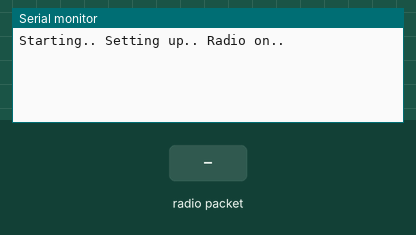
Bench run of a sketch on a simulated Arduino Uno, built with avr-gcc and run on an emulated ATmega328P. On the bench: the last lines printed to the serial monitor. The inputs (shaded band) are chosen by the test bench. No radio packets arrive unless stated.

Above: at 1.2 s.
1.3 s: radio packet "1" arrives
At 2.5 s:
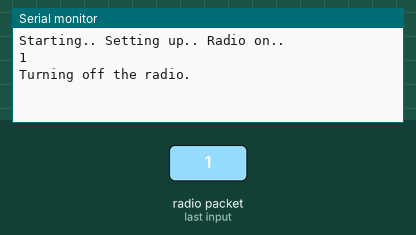
2.8 s: radio packet "0" arrives
At 3.5 s:
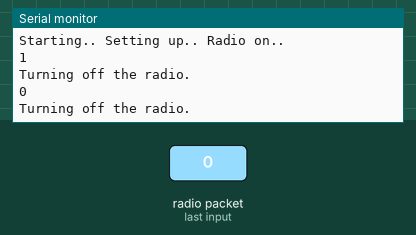
4.3 s: radio packet "2" arrives
At 5.7 s:
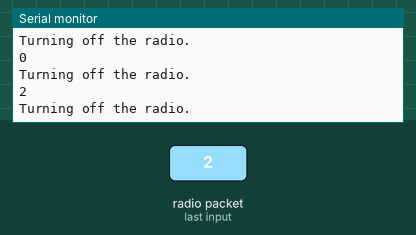

Measured:
- after the input at 1.3 s, the serial monitor: prints a new line at once (image 1)
- after the input at 2.8 s, the serial monitor: prints a new line at once (image 2)
- after the input at 4.3 s, the serial monitor: prints a new line at once (image 3)

The sketch:

Ard_SPI_RX.ino
```cpp
#include <SPI.h>
#include <RF24.h>


RF24 radio(9, 10);


void setup() {
  // put your setup code here, to run once:
  while (!Serial);

  Serial.begin(9600);
  Serial.println("Starting.. Setting up.. Radio on.."); // debug message

  radio.begin(); // start radio at ce pin 9, csn pin 10
  radio.setPALevel(RF24_PA_MAX);
  radio.setDataRate(RF24_1MBPS);
  radio.setChannel(45);


  const uint64_t pipe = 0xE0E0F1F1E0LL;

  radio.openReadingPipe(1, pipe); // start reading pipe
  radio.enableDynamicPayloads();
  radio.powerUp();


}

void loop(void) {
  // put your main code here, to run repeatedly:
  radio.startListening();
  char receivedMessage[32] = {0}; // Set incoming message for 32 bytes
  if (radio.available())  {
    //Serial.println("HELLO!");
    radio.read(receivedMessage, sizeof(receivedMessage));
    Serial.println(receivedMessage);
    // print message on serial monitor
    Serial.println("Turning off the radio.");
    radio.stopListening(); // stop listening to radio
    String stringMessaage(receivedMessage); // change char to string

      delay(1000);
  }

  delay(10);
}
```
